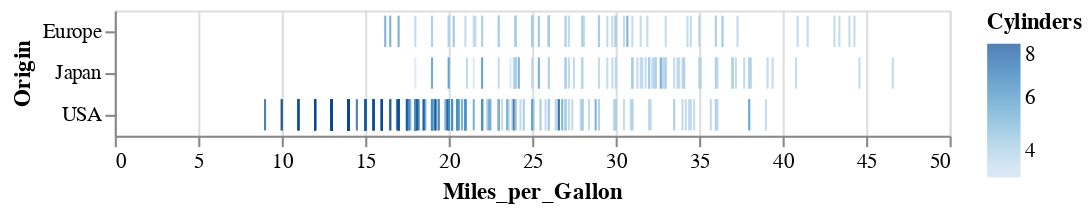

Write notebook code for a chart like this one.
### Markdown cell above
Рассмотрим простой график, содержащий три столбца данных из датафрейма cars:

### Code cell
alt.Chart(cars).mark_tick().encode(
    x='Miles_per_Gallon',
    y='Origin',
    color='Cylinders'
)

### Figure 1 — Vega-Lite specification as saved in the notebook (floating-point values rounded to 4 significant figures; data arrays with more than 128 entries replaced by an {"elided": "..."} marker saying what was removed)
{"config": {"view": {"continuousWidth": 400, "continuousHeight": 300}}, "data": {"name": "data-f02450ab61490a1363517a0190416235"}, "mark": "tick", "encoding": {"color": {"field": "Cylinders", "type": "quantitative"}, "x": {"field": "Miles_per_Gallon", "type": "quantitative"}, "y": {"field": "Origin", "type": "nominal"}}, "$schema": "https://vega.github.io/schema/vega-lite/v4.17.0.json", "datasets": {"data-f02450ab61490a1363517a0190416235": {"elided": "406 records"}}}
